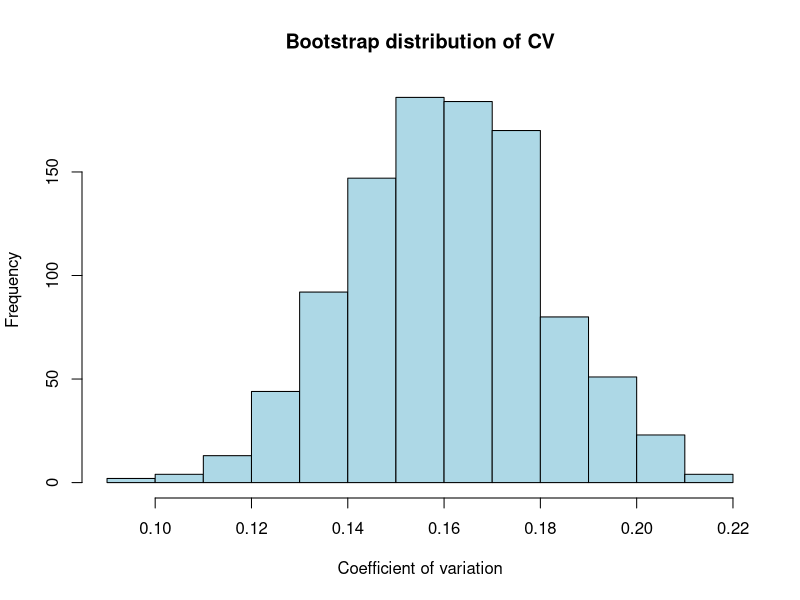

This chart was generated by the following R code:
#Exercise 1

#Use non-parametric bootstrapping to derive a 95% confidence interval for the CV of a variable.
#Start by writing a function that computes the CV for a variable. Then, simulate a random variable 
#and write a loop that samples many times from this variable and computes the CV


#CV function
calculate_CV <- function(x) {sd(x) / mean(x)}

#Random variable generation
set.seed(1)
x <- rnorm(n = 50, mean = 10, sd = 2)

calculate_CV(x)

#Boostrap
out <- NULL

for (i in 1:1000) {
  sample1 <- sample(x, replace = TRUE)
  out[i] <- calculate_CV(sample1)
}

#95% confidence interval
quantile(out, c(0.025, 0.975))

#Plot
hist(out,
     main = "Bootstrap distribution of CV",
     xlab = "Coefficient of variation",
     col = "lightblue")
